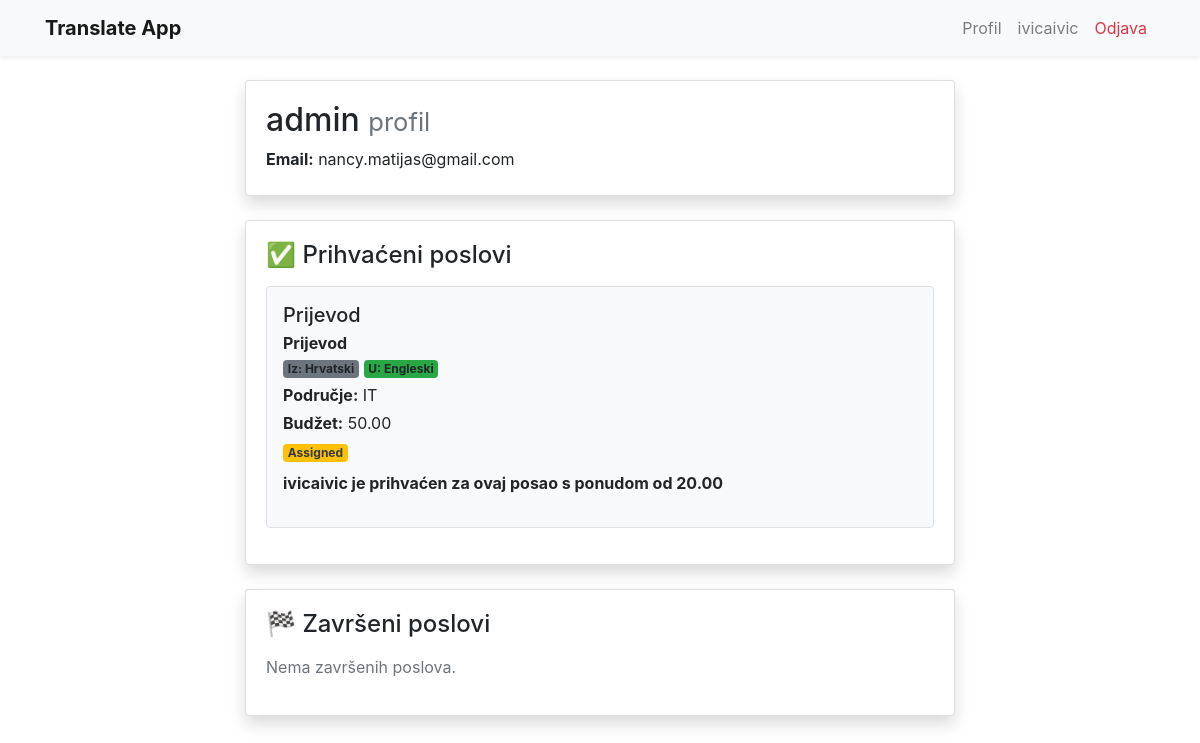
The page /accounts/profile/1 (signed in) on the database its author committed.
### app/models.py (models this page shows, shortened)
class Account(models.Model):
    user = models.OneToOneField(User, on_delete=models.CASCADE)
    name = models.CharField(max_length=100)
    balance = models.DecimalField(max_digits=8, decimal_places=2)
    translator = models.BooleanField()

class Job(models.Model):
    user = models.ForeignKey(User, on_delete=models.CASCADE)
    title = models.CharField(max_length=100)
    description = models.CharField(max_length=100)
    source_lang = models.CharField(max_length=100)
    target_lang = models.CharField(max_length=100)
    field = models.CharField(max_length=100)
    budget = models.DecimalField(max_digits=8, decimal_places=2)
    text = models.TextField()
    status = models.CharField(max_length=100, default='available')
    translation = models.TextField(blank=True, null=True)
    def accepted_bid(self):
        return self.bid_set.filter(accepted=True).first()
    def accepted_bidder(self):
        return self.accepted_bid().bidder.account
    @classmethod
    def accepted_jobs_for(cls, user):
        accepted_bids = Bid.objects.filter(job__in=user.job_set.all(), accepted=True)
        accepted_jobs = [ bid.job for bid in accepted_bids if bid.job.status != "completed" ]
        return accepted_jobs

class Bid(models.Model):
    bidder = models.ForeignKey(User, on_delete=models.CASCADE)
    job = models.ForeignKey(Job, on_delete=models.CASCADE)
    price = models.DecimalField(max_digits=8, decimal_places=2)
    accepted = models.BooleanField()

### accounts/views.py (the view)
# urls.py: path('profile/<int:user_id>', views.profile, name='profile'),
def profile(request, user_id):
    user = get_object_or_404(User, pk=user_id)
    accepted_jobs = Job.accepted_jobs_for(user)
    completed_jobs = Job.objects.filter(user=user, status='completed')
    context = {
        'profile_user' : user,
        'accepted_jobs': accepted_jobs,
        'completed_jobs': completed_jobs,
    }
    return render(request, 'accounts/profile.html', context)

### accounts/templates/accounts/profile.html (shortened to what this page needs)
{% extends 'app/base.html' %}
{% block content %}
<div class="container mt-4">
    <div class="row mb-4">
        <div class="col-md-8 offset-md-2">
            <div class="card shadow">
                <div class="card-body">
                    <h2 class="card-title mb-2">
                        {{ profile_user.account.name }} <small class="text-muted">profil</small>
                    </h2>
                    <p class="mb-1"><strong>Email:</strong> {{ profile_user.email }}</p>
                </div>
            </div>
        </div>
    </div>
    <div class="row mb-4">
        <div class="col-md-8 offset-md-2">
            <div class="card shadow">
                <div class="card-body">
                    <h4 class="card-title mb-3">✅ Prihvaćeni poslovi</h4>
                    {% if accepted_jobs %}
                        {% for job in accepted_jobs %}
                            <div class="border rounded p-3 mb-3 bg-light">
                                <h5 class="mb-1">{{ job.title }}</h5>
                                <p class="mb-1">
                                    <strong>{{ job.description }}</strong><br>
                                    <span class="badge bg-secondary">Iz: {{ job.source_lang }}</span>
                                    <span class="badge bg-success">U: {{ job.target_lang }}</span>
                                </p>
                                <p class="mb-1"><strong>Područje:</strong> {{ job.field }}</p>
                                <p class="mb-1"><strong>Budžet:</strong> {{ job.budget }}</p>
                                <p class="mb-2">
                                    <span class="badge
                                        {% if job.status == 'completed' %}bg-success
                                        {% elif job.status == 'available' %}bg-primary
                                        {% else %}bg-warning text-dark{% endif %}">
                                        {{ job.status|capfirst }}
                                    </span>
                                </p>
                                <p>
                                    <strong>
                                        {{ job.accepted_bidder.name }} je prihvaćen za ovaj posao s ponudom od {{ job.accepted_bid.price }}
                                    </strong>
                                </p>
                            </div>
                        {% endfor %}
                    {% else %}
                        <p class="text-muted">Nema prihvaćenih poslova.</p>
                    {% endif %}
                </div>
            </div>
        </div>
    </div>
    <div class="row mb-4">
        <div class="col-md-8 offset-md-2">
            <div class="card shadow">
                <div class="card-body">
                    <h4 class="card-title mb-3">🏁 Završeni poslovi</h4>
                    {% if completed_jobs %}
                        {% for job in completed_jobs %}
                            <div class="border rounded p-3 mb-3 bg-light">
                                <h5 class="mb-1">{{ job.title }}</h5>
                                <p class="mb-1">
                                    <strong>{{ job.description }}</strong><br>
                                    <span class="badge bg-secondary">Iz: {{ job.source_lang }}</span>
                                    <span class="badge bg-success">U: {{ job.target_lang }}</span>
                                </p>
                                <p class="mb-1"><strong>Područje:</strong> {{ job.field }}</p>
                                <p class="mb-1"><strong>Budžet:</strong> {{ job.budget }}</p>
                                <p class="mb-2">
                                    <span class="badge bg-success">
                                        {{ job.status|capfirst }}
                                    </span>
                                </p>
                                <p>
                                    <strong>
                                        {{ job.accepted_bidder.name }} je završio ovaj posao za {{ job.accepted_bid.price }}
                                    </strong>
                                </p>
                            </div>
                        {% endfor %}
                    {% else %}
                        <p class="text-muted">Nema završenih poslova.</p>
                    {% endif %}
                </div>
            </div>
        </div>
    </div>
</div>
{% endblock content %}

### app/templates/app/base.html (shortened to what this page needs)
{% load static %}
<!DOCTYPE html>
<html lang="hr">
<head>
    <link rel="stylesheet" href="https://stackpath.bootstrapcdn.com/bootstrap/4.5.2/css/bootstrap.min.css">
    <link rel="stylesheet" href="{% static 'app/css/app.css' %}">
</head>
<body>
    <nav class="navbar navbar-expand-lg navbar-light bg-light shadow-sm mb-4">
        <div class="container">
            <a class="navbar-brand font-weight-bold" href="/">Translate App</a>
            <div class="collapse navbar-collapse" id="navbarNav">
                <ul class="navbar-nav ml-auto">
                    {% if user.is_authenticated %}
                        <li class="nav-item">
                            <a class="nav-link" href="{% url 'accounts:profile' user.id %}">Profil</a>
                        </li>
                        <li class="nav-item">
                            <a class="nav-link" href="{% url 'accounts:dashboard' %}">{{ user.account.name }}</a>
                        </li>
                        <li class="nav-item">
                            <a class="nav-link text-danger" href="{% url 'logout' %}">Odjava</a>
                        </li>
                    {% else %}
                        <li class="nav-item">
                            <a class="nav-link" href="{% url 'login' %}">Prijava</a>
                        </li>
                    {% endif %}
                </ul>
            </div>
        </div>
    </nav>
    <main class="container mb-5">
        {% block content %}
        {% endblock %}
    </main>
</body>
</html>

### rows shown on the page
Job: title "Prijevod", description "Prijevod", source_lang "Hrvatski", target_lang "Engleski", field "IT", budget "50.00", status "Assigned", accepted_bidder.name "ivicaivic", accepted_bid.price "20.00"

### other values the page prints
{{ user.account.name }} "ivicaivic"
{{ profile_user.account.name }} "admin"
{{ profile_user.email }} "nancy.matijas@gmail.com"
